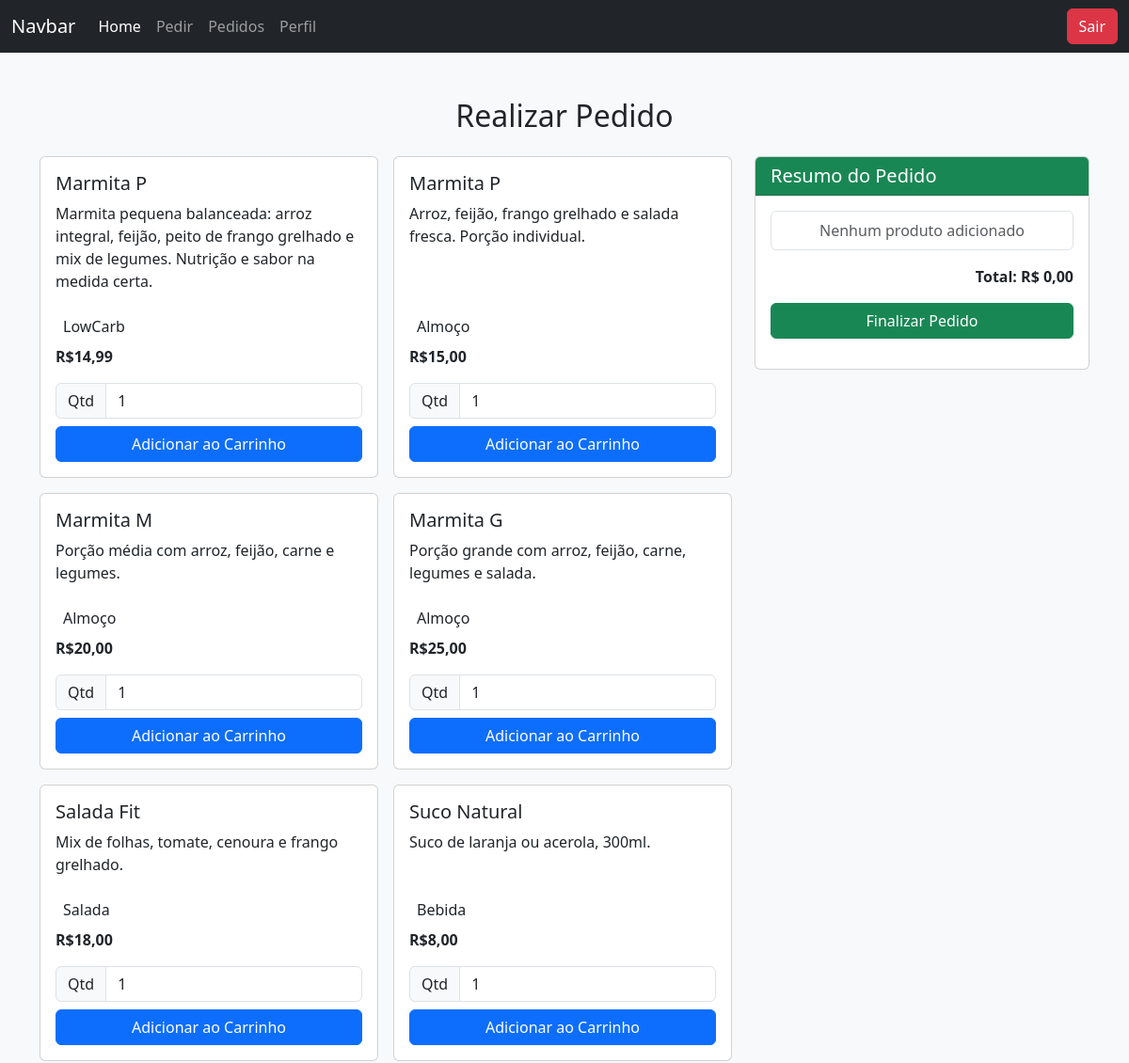
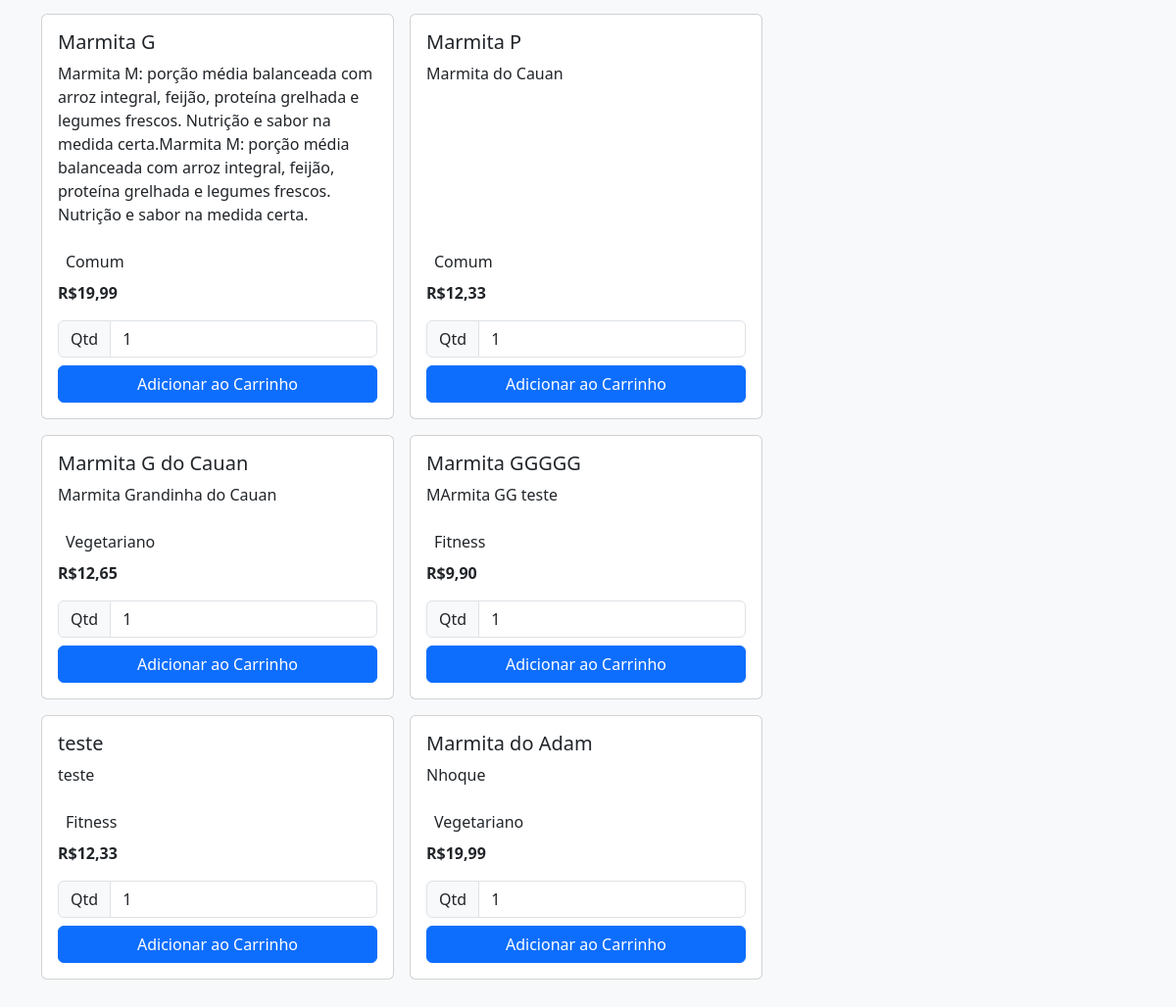
The page /php/user/cliente/pedido/pedir.php on the database its author committed (2 pictures, top to bottom).
### tables this page shows
CREATE TABLE `produto` (
  `id_produto` int NOT NULL AUTO_INCREMENT,
  `nome_produto` varchar(255) DEFAULT NULL,
  `descricao` text,
  `valor_prod` decimal(10,2) DEFAULT NULL,
  `categoria` varchar(50) NOT NULL,
  `status` enum('Disponível','Indisponível') DEFAULT NULL,
  `qtd_est` int DEFAULT NULL,
  `dt_venc` date DEFAULT NULL,
  `dt_aquisicao` date DEFAULT NULL,
  PRIMARY KEY (`id_produto`)
);

### php/user/cliente/select/carrinho.php (called while the page is built, shortened)
<?php
    $sql = "SELECT id_produto, nome_produto, descricao, valor_prod, categoria, status, qtd_est, dt_aquisicao, dt_venc FROM produto";
    $res = $conn -> query($sql);
    $lista = $res -> fetchAll(PDO::FETCH_ASSOC);
    $row = $res -> rowCount();
?>

### php/user/cliente/pedido/pedir.php (the view, shortened to what this page needs)
<?php
    include("../../../../padrao/header.php");
    include("../../../../padrao/nav-cliente.php");
    include("../../../../padrao/conexao.php");
    include("../select/carrinho.php")
?>
<div class="container py-5">
  <h2 class="mb-4 text-center">Realizar Pedido</h2>
  <div class="row">
    <div class="col-md-8">
      <div class="row g-3">
        <?php
            if ($row > 0) {
                foreach ($lista as $prod) {
        ?>
          <div class="col-12 col-md-6">
            <div class="card h-100">
              <div class="card-body d-flex flex-column">
                    <h5 class="card-title"><?= $prod['nome_produto']?></h5>
                    <p class="card-text flex-grow-1"><?= $prod['descricao']?></p>
                    <p class="mb-0 p-2"><?= $prod['categoria']?></p>
                    <p class="card-text"><strong>R$<?= number_format($prod['valor_prod'], 2, ',', '.')?></strong></p>
                    <div class="input-group mb-2">
                    <span class="input-group-text">Qtd</span>
                    <input type="number" class="form-control" value="1" min="1">
                    </div>
                    <button type="button" class="btn btn-primary w-100" data-id="<?=$prod['id_produto']?>">Adicionar ao Carrinho</button>
              </div>
            </div>
          </div>
        <?php
                }
            } else {
                echo "<p class='p-3'>Nenhum produto cadastrado</p>";
            }
        ?>
      </div>
    </div>
    <div class="col-md-4">
        <div class="card" style="position: sticky; top: 20px;">
            <div class="card-header bg-success text-white">
                <h5 class="mb-0">Resumo do Pedido</h5>
            </div>
        <div class="card-body">
            <form action="carrinho.php" method="post">
                <ul class="list-group mb-3" id="carrinho">
                    <li class="list-group-item text-center text-muted">Nenhum produto adicionado</li>
                </ul>
            <p class="text-end"><strong>Total: R$ <span id="total">0,00</span></strong></p>
                    <button type="submit" class="btn btn-success w-100">Finalizar Pedido</button>
            </form>
        </div>
      </div>
    </div>
  </div>
</div>
<?php
    include("../../../../padrao/footer.php");
?>

### rows shown on the page
produto: nome_produto "Marmita P", descricao "Marmita pequena balanceada: arroz integral, feijão, peito de frango grelhado e mix de legumes. Nutrição e sabor na medida certa.", categoria "LowCarb", valor_prod "14,99"
produto: nome_produto "Marmita P", descricao "Arroz, feijão, frango grelhado e salada fresca. Porção individual.", categoria "Almoço", valor_prod "15,00"
produto: nome_produto "Marmita M", descricao "Porção média com arroz, feijão, carne e legumes.", categoria "Almoço", valor_prod "20,00"
produto: nome_produto "Marmita G", descricao "Porção grande com arroz, feijão, carne, legumes e salada.", categoria "Almoço", valor_prod "25,00"
produto: nome_produto "Salada Fit", descricao "Mix de folhas, tomate, cenoura e frango grelhado.", categoria "Salada", valor_prod "18,00"
produto: nome_produto "Suco Natural", descricao "Suco de laranja ou acerola, 300ml.", categoria "Bebida", valor_prod "8,00"
produto: nome_produto "Marmita G", descricao "Marmita M: porção média balanceada com arroz integral, feijão, proteína grelhada e legumes frescos. Nutrição e sabor na medida certa.Marmita M: porção média balanceada com arroz integral, feijão, proteína grelhada e legumes frescos. Nutrição e sabor na medida certa.", categoria "Comum", valor_prod "19,99"
produto: nome_produto "Marmita P", descricao "Marmita do Cauan", categoria "Comum", valor_prod "12,33"
produto: nome_produto "Marmita G do Cauan", descricao "Marmita Grandinha do Cauan", categoria "Vegetariano", valor_prod "12,65"
produto: nome_produto "Marmita GGGGG", descricao "MArmita GG teste", categoria "Fitness", valor_prod "9,90"
produto: nome_produto "teste", descricao "teste", categoria "Fitness", valor_prod "12,33"
produto: nome_produto "Marmita do Adam", descricao "Nhoque", categoria "Vegetariano", valor_prod "19,99"
